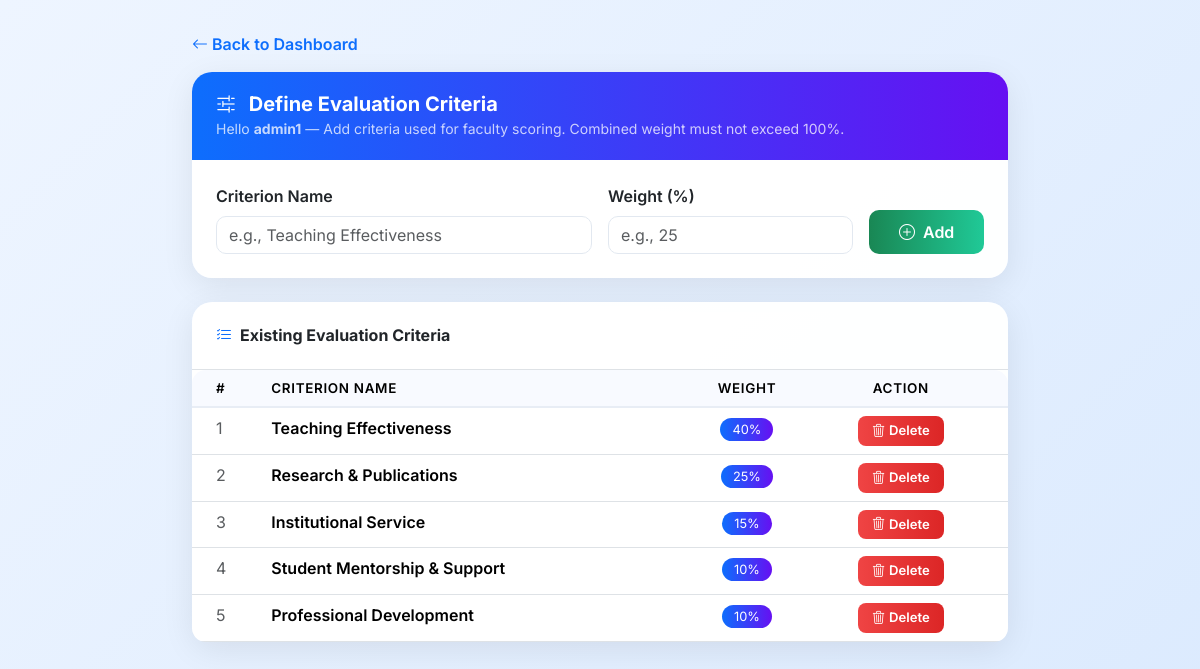
/evaluation/define_criteria.php (signed in), run on the app's committed database.
### tables this page shows
CREATE TABLE `evaluation_criteria` (
  `id` int(11) NOT NULL,
  `criterion_name` varchar(100) NOT NULL,
  `weight` int(11) NOT NULL
);

### evaluation/define_criteria.php (the view, shortened to what this page needs)
<?php
include('../db.php');
$result = $conn->query("SELECT * FROM evaluation_criteria");
?>
<!DOCTYPE html>
<html lang="en">
<head>
  <link href="https://cdn.jsdelivr.net/npm/bootstrap@5.3.2/dist/css/bootstrap.min.css" rel="stylesheet">
  <link href="https://cdn.jsdelivr.net/npm/bootstrap-icons@1.11.1/font/bootstrap-icons.css" rel="stylesheet">
  <link href="https://unpkg.com/aos@2.3.1/dist/aos.css" rel="stylesheet">
</head>
<body>
  <div class="container" style="max-width:840px;">
    <div class="mb-3" data-aos="fade-right">
      <a href="../dashboard_admin.php" class="back-btn"><i class="bi bi-arrow-left me-1"></i>Back to Dashboard</a>
    </div>
    <div class="criteria-card mb-4" data-aos="fade-up">
      <div class="criteria-header">
        <h5 class="mb-0 fw-bold"><i class="bi bi-sliders2 me-2"></i> Define Evaluation Criteria</h5>
        <small class="opacity-75">Hello <strong><?= htmlspecialchars($_SESSION['username']) ?></strong> — Add criteria
          used for faculty scoring. Combined weight must not exceed 100%.</small>
      </div>
      <div class="card-body p-4">
        <form action="criteria_handler.php" method="POST" class="row g-3 align-items-end">
          <div class="col-md-6">
            <label class="form-label fw-semibold">Criterion Name</label>
            <input type="text" name="criterion_name" class="form-control" placeholder="e.g., Teaching Effectiveness"
              required>
          </div>
          <div class="col-md-4">
            <label class="form-label fw-semibold">Weight (%)</label>
            <input type="number" name="weight" class="form-control" min="1" max="100" placeholder="e.g., 25" required>
          </div>
          <div class="col-md-2">
            <button type="submit" name="add" class="btn-add w-100">
              <i class="bi bi-plus-circle me-1"></i> Add
            </button>
          </div>
        </form>
      </div>
    </div>
    <div class="criteria-card" data-aos="fade-up" data-aos-delay="80">
      <div class="card-body p-0">
        <div class="p-4 border-bottom">
          <h6 class="fw-bold mb-0"><i class="bi bi-list-check me-2 text-primary"></i>Existing Evaluation Criteria</h6>
        </div>
        <?php if ($result->num_rows === 0): ?>
          <div class="p-4 text-center text-muted">
            <i class="bi bi-inbox fs-2 d-block mb-2"></i>
            No criteria defined yet. Start by adding a new one above.
          </div>
        <?php else: ?>
          <div class="table-responsive">
            <table class="table table-hover mb-0">
              <thead>
                <tr>
                  <th class="ps-4">#</th>
                  <th>Criterion Name</th>
                  <th class="text-center">Weight</th>
                  <th class="text-center pe-4">Action</th>
                </tr>
              </thead>
              <tbody>
                <?php $i = 1;
                while ($row = $result->fetch_assoc()) { ?>
                  <tr>
                    <td class="ps-4 text-muted"><?= $i++ ?></td>
                    <td class="fw-semibold"><?= htmlspecialchars($row['criterion_name']) ?></td>
                    <td class="text-center"><span class="badge-weight"><?= $row['weight'] ?>%</span></td>
                    <td class="text-center pe-4">
                      <form action="criteria_handler.php" method="POST" style="display:inline;">
                        <button type="submit" name="delete" class="btn-delete"
                          onclick="return confirm('Delete this criterion?')">
                          <i class="bi bi-trash3 me-1"></i>Delete
                        </button>
                      </form>
                    </td>
                  </tr>
                <?php } ?>
              </tbody>
            </table>
          </div>
        <?php endif; ?>
      </div>
    </div>
  </div>
</body>
</html>

### evaluation/define_criteria.php (style rules this page uses)
body { font-family: 'Inter', sans-serif; background: linear-gradient(135deg, #eef5ff, #dbeafe); min-height: 100vh; padding: 32px 0; }
.criteria-card { border-radius: 20px; border: none; box-shadow: 0 8px 32px rgba(0, 0, 0, .08); background: rgba(255, 255, 255, .97); }
.criteria-header { background: linear-gradient(90deg, #0d6efd, #6610f2); border-radius: 20px 20px 0 0; padding: 20px 24px; color: white; }
.form-control, .form-select { border-radius: 10px; border: 1.5px solid #e2e8f0; transition: border .2s, box-shadow .2s; }
.btn-add { background: linear-gradient(90deg, #198754, #20c997); color: #fff; border: none; border-radius: 10px; font-weight: 600; padding: 10px 22px; transition: all .25s; }
.table { border-radius: 14px; overflow: hidden; }
.table thead th { background: #f8faff; font-weight: 600; font-size: .84rem; border-bottom: 2px solid #e8edf5; text-transform: uppercase; letter-spacing: .05em; }
.badge-weight { background: linear-gradient(90deg, #0d6efd, #6610f2); color: #fff; padding: 4px 12px; border-radius: 20px; font-size: .8rem; }
.btn-delete { background: linear-gradient(90deg, #ef4444, #dc2626); color: #fff; border: none; border-radius: 8px; padding: 5px 14px; font-size: .82rem; font-weight: 600; transition: all .2s; }
.back-btn { color: #0d6efd; font-weight: 600; text-decoration: none; }

### data on the page
evaluation_criteria: criterion_name "Teaching Effectiveness", weight "40"
evaluation_criteria: criterion_name "Research & Publications", weight "25"
evaluation_criteria: criterion_name "Institutional Service", weight "15"
evaluation_criteria: criterion_name "Student Mentorship & Support", weight "10"
evaluation_criteria: criterion_name "Professional Development", weight "10"

### other printed values
$_SESSION['username'] "admin1"
